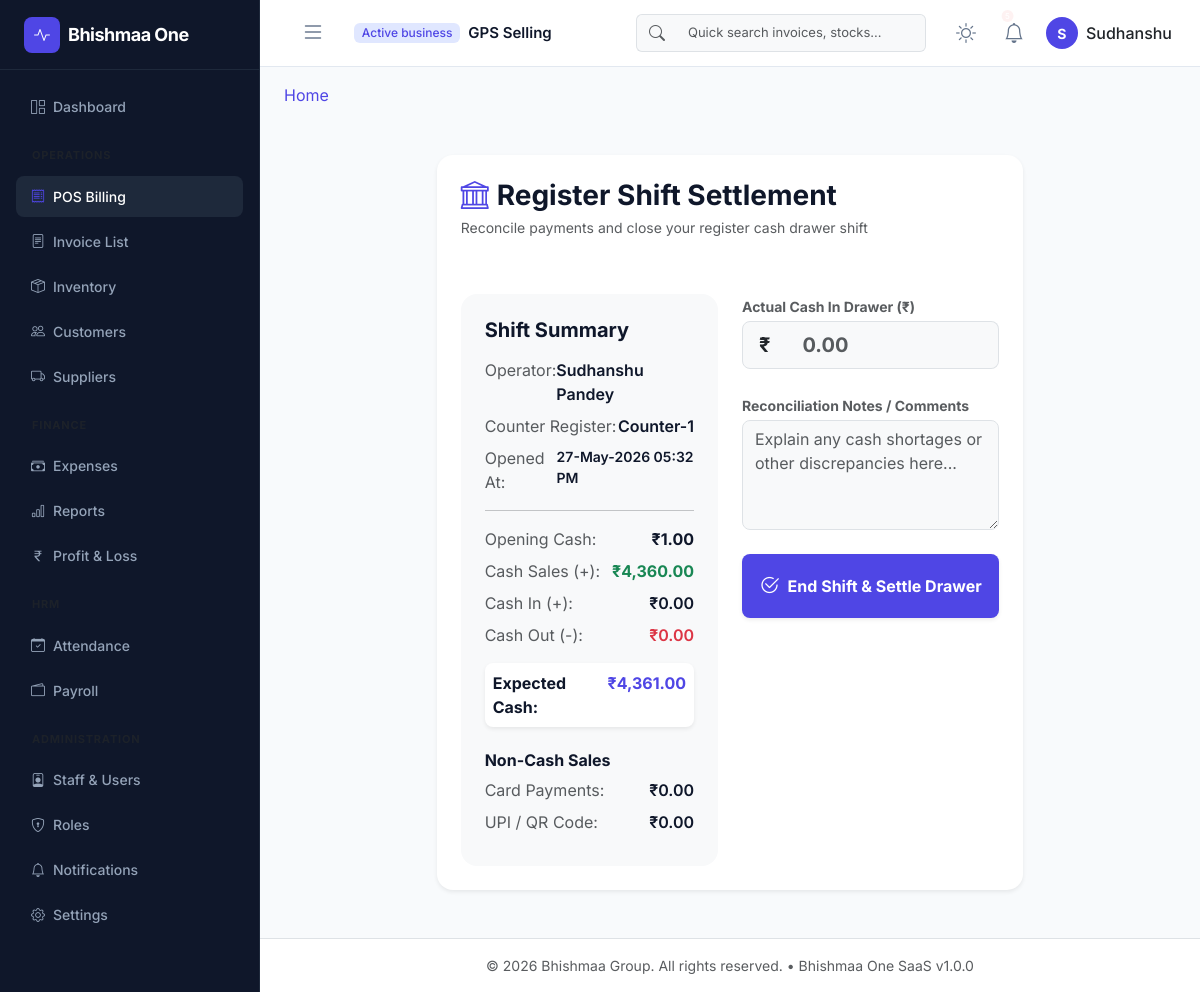
Page /pos/settlement (signed in) on the committed database.
### app/models/core.py (models this page shows, shortened)
class Base(db.Model):
    __abstract__ = True
    id = db.Column(UUIDType, primary_key=True, default=lambda: str(uuid.uuid4()))
    created_at = db.Column(db.DateTime, default=datetime.datetime.utcnow, index=True)
    updated_at = db.Column(db.DateTime, default=datetime.datetime.utcnow, onupdate=datetime.datetime.utcnow)
    is_deleted = db.Column(db.Boolean, default=False, index=True)

class Organization(Base):
    __tablename__ = 'organizations'
    name = db.Column(db.String(150), nullable=False)
    subdomain = db.Column(db.String(50), unique=True, index=True, nullable=False)
    is_active = db.Column(db.Boolean, default=True, index=True)
    plan_name = db.Column(db.String(50), default='Free')
    users = db.relationship('User', back_populates='organization', lazy=True)

class User(UserMixin, Base):
    __tablename__ = 'users'
    username = db.Column(db.String(80), unique=True, index=True, nullable=False)
    email = db.Column(db.String(120), unique=True, index=True, nullable=False)
    password_hash = db.Column(db.String(128), nullable=False)
    first_name = db.Column(db.String(50))
    last_name = db.Column(db.String(50))
    is_active = db.Column(db.Boolean, default=True, index=True)
    organization_id = db.Column(UUIDType, db.ForeignKey('organizations.id', ondelete='CASCADE'), nullable=True, index=True)
    branch_id = db.Column(UUIDType, db.ForeignKey('branches.id', ondelete='SET NULL'), nullable=True, index=True)
    organization = db.relationship('Organization', back_populates='users')
    branch = db.relationship('Branch', backref=db.backref('users', lazy=True))
    roles = db.relationship('Role', secondary=user_roles, back_populates='users', lazy='joined')
    def has_permission(self, perm_name):
        for role in self.roles:
            if any(perm.name == perm_name for perm in role.permissions):
                return True
        return False

### app/models/pos.py (models this page shows, shortened)
class CashRegisterSession(TenantBase):
    __tablename__ = 'cash_register_sessions'
    user_id = db.Column(
        UUIDType,
        db.ForeignKey('users.id', ondelete='CASCADE'),
        nullable=False,
        index=True
    )
    counter_number = db.Column(db.String(50), nullable=False)
    opened_at = db.Column(db.DateTime, default=datetime.utcnow, nullable=False, index=True)
    closed_at = db.Column(db.DateTime, nullable=True, index=True)
    opening_balance = db.Column(db.Numeric(10, 2), default=0.0, nullable=False)
    closing_balance = db.Column(db.Numeric(10, 2), nullable=True)
    total_cash_sales = db.Column(db.Numeric(10, 2), default=0.0, nullable=False)
    total_card_sales = db.Column(db.Numeric(10, 2), default=0.0, nullable=False)
    total_upi_sales = db.Column(db.Numeric(10, 2), default=0.0, nullable=False)
    cash_in = db.Column(db.Numeric(10, 2), default=0.0, nullable=False)
    cash_out = db.Column(db.Numeric(10, 2), default=0.0, nullable=False)
    real_cash_collected = db.Column(db.Numeric(10, 2), nullable=True)
    status = db.Column(db.String(20), default='Open', nullable=False, index=True)  # 'Open', 'Closed'
    notes = db.Column(db.Text, nullable=True)
    user = db.relationship('User', backref=db.backref('cash_register_sessions', lazy='dynamic'))
    branch = db.relationship('Branch', backref=db.backref('cash_register_sessions', lazy='dynamic'))

### app/blueprints/pos/routes.py (the view, shortened to what this page needs)
@pos_bp.route('/settlement', methods=['GET', 'POST'])
@login_required
def settlement():
    branch_id = current_user.branch_id
    if not branch_id:
        return redirect(url_for('pos.open_session'))
    active_session = get_active_register_session(current_user.id, branch_id)
    if not active_session:
        flash("No active register session found to close.", "warning")
        return redirect(url_for('pos.open_session'))
    cash_sales = Decimal('0.00')
    card_sales = Decimal('0.00')
    upi_sales = Decimal('0.00')
    for invoice in active_session.invoices:
        if invoice.is_deleted:
            continue
        amt = Decimal(str(invoice.amount_paid or 0.0))
        if invoice.payment_mode == 'Cash':
            cash_sales += amt
        elif invoice.payment_mode == 'Card':
            card_sales += amt
        elif invoice.payment_mode == 'UPI':
            upi_sales += amt
    expected_cash = Decimal(str(active_session.opening_balance)) + cash_sales + Decimal(str(active_session.cash_in)) - Decimal(str(active_session.cash_out))
    form = CloseSessionForm()
    return render_template(
        'pos/settlement.html',
        form=form,
        register_session=active_session,
        cash_sales=cash_sales,
        card_sales=card_sales,
        upi_sales=upi_sales,
        expected_cash=expected_cash
    )

### app/blueprints/pos/templates/pos/settlement.html (shortened to what this page needs)
{% extends "layouts/base.html" %}
{% block content %}
<div class="row justify-content-center mt-4">
    <div class="col-lg-8">
        <div class="card border-0 shadow-sm rounded-4 mb-4">
            <div class="card-header bg-transparent border-0 px-4 pt-4">
                <h3 class="fw-bold text-main mb-1"><i class="bi bi-bank me-2 text-indigo"></i>Register Shift Settlement</h3>
                <p class="text-muted small mb-0">Reconcile payments and close your register cash drawer shift</p>
            </div>
            <div class="card-body px-4 pb-4">
                <div class="row g-4 mt-2">
                    <div class="col-md-6">
                        <div class="bg-light rounded-4 p-4 h-100">
                            <h5 class="fw-bold mb-3 text-main">Shift Summary</h5>
                            <div class="d-flex justify-content-between mb-2">
                                <span class="text-muted">Operator:</span>
                                <span class="fw-semibold text-main">{{ current_user.first_name }} {{ current_user.last_name }}</span>
                            </div>
                            <div class="d-flex justify-content-between mb-2">
                                <span class="text-muted">Counter Register:</span>
                                <span class="fw-semibold text-main">{{ register_session.counter_number }}</span>
                            </div>
                            <div class="d-flex justify-content-between mb-3">
                                <span class="text-muted">Opened At:</span>
                                <span class="fw-semibold text-main small">{{ register_session.opened_at.strftime('%d-%b-%Y %I:%M %p') }}</span>
                            </div>
                            <hr class="border-dashed my-3">
                            <div class="d-flex justify-content-between mb-2">
                                <span class="text-muted">Opening Cash:</span>
                                <span class="fw-bold text-main">₹{{ "{:,.2f}".format(register_session.opening_balance) }}</span>
                            </div>
                            <div class="d-flex justify-content-between mb-2">
                                <span class="text-muted">Cash Sales (+):</span>
                                <span class="fw-bold text-success">₹{{ "{:,.2f}".format(cash_sales) }}</span>
                            </div>
                            <div class="d-flex justify-content-between mb-2">
                                <span class="text-muted">Cash In (+):</span>
                                <span class="fw-semibold text-main">₹{{ "{:,.2f}".format(register_session.cash_in) }}</span>
                            </div>
                            <div class="d-flex justify-content-between mb-3">
                                <span class="text-muted">Cash Out (-):</span>
                                <span class="fw-semibold text-danger">₹{{ "{:,.2f}".format(register_session.cash_out) }}</span>
                            </div>
                            <div class="d-flex justify-content-between p-2 bg-white rounded-3 shadow-sm mb-4">
                                <span class="fw-bold text-main">Expected Cash:</span>
                                <span class="fw-bold text-indigo" id="expectedCashVal" data-val="{{ expected_cash }}">₹{{ "{:,.2f}".format(expected_cash) }}</span>
                            </div>
                            <h6 class="fw-bold text-main mt-4 mb-2">Non-Cash Sales</h6>
                            <div class="d-flex justify-content-between mb-2">
                                <span class="text-muted">Card Payments:</span>
                                <span class="fw-semibold text-main">₹{{ "{:,.2f}".format(card_sales) }}</span>
                            </div>
                            <div class="d-flex justify-content-between mb-2">
                                <span class="text-muted">UPI / QR Code:</span>
                                <span class="fw-semibold text-main">₹{{ "{:,.2f}".format(upi_sales) }}</span>
                            </div>
                        </div>
                    </div>
                    <div class="col-md-6">
                        <form method="POST" action="">
                            <div class="mb-4">
                                <label for="real_cash_collected" class="form-label small fw-bold text-muted mb-1">Actual Cash In Drawer (₹)</label>
                                <div class="input-group input-group-lg">
                                    <span class="input-group-text bg-light fw-bold">₹</span>
                                    {{ form.real_cash_collected(class="form-control bg-light border-start-0 rounded-end-3 fw-bold", placeholder="0.00", type="number", step="0.01", min="0", id="realCashInput") }}
                                </div>
                            </div>
                            <div class="mb-4">
                                <label for="notes" class="form-label small fw-bold text-muted mb-1">Reconciliation Notes / Comments</label>
                                {{ form.notes(class="form-control bg-light rounded-3", rows="4", placeholder="Explain any cash shortages or other discrepancies here...") }}
                            </div>
                            <button type="submit" class="btn btn-indigo w-100 py-3 rounded-3 fw-bold d-flex align-items-center justify-content-center gap-2 shadow-sm">
                                <i class="bi bi-check2-circle fs-5"></i>
                                <span>End Shift & Settle Drawer</span>
                            </button>
                        </form>
                    </div>
                </div>
            </div>
        </div>
    </div>
</div>
{% endblock %}

### app/templates/components/navbar.html (shortened to what this page needs)
<nav class="navbar navbar-expand-lg app-navbar px-3">
    <div class="container-fluid">
        <button class="btn sidebar-toggle-btn me-3" id="sidebarToggle" onclick="toggleSidebar()">
            <i class="bi bi-list fs-4"></i>
        </button>
        <div class="navbar-brand-tenant d-flex align-items-center flex-wrap gap-1">
            <span class="badge bg-indigo-light text-indigo me-1">Active business</span>
            <span class="tenant-name fw-semibold text-truncate me-2" style="max-width: 200px;">
                {{ current_user.organization.name if current_user.organization else 'Bhishmaa One' }}
            </span>
        </div>
        <div class="collapse navbar-collapse justify-content-end" id="navbarContent">
            <form class="d-none d-md-flex navbar-search me-4" role="search">
                <div class="input-group">
                    <span class="input-group-text bg-light border-end-0">
                        <i class="bi bi-search text-muted"></i>
                    </span>
                    <input class="form-control bg-light border-start-0" type="search" placeholder="Quick search invoices, stocks..." aria-label="Search">
                </div>
            </form>
            <div class="d-flex align-items-center gap-3">
                <button class="btn btn-icon theme-toggle-btn" onclick="toggleTheme()" title="Toggle Dark/Light Mode">
                    <i class="bi bi-sun sun-icon fs-5"></i>
                </button>
                <div class="dropdown">
                    <button class="btn btn-icon position-relative" type="button" data-bs-toggle="dropdown" aria-expanded="false">
                        <i class="bi bi-bell fs-5"></i>
                        {% if unread_count > 0 %}
                            <span class="position-absolute top-1 start-75 translate-middle badge rounded-pill bg-danger" style="font-size: 8px; padding: 2px 4px;">{{ unread_count }}</span>
                        {% endif %}
                    </button>
                </div>
                <div class="dropdown">
                    <button class="btn profile-dropdown-btn d-flex align-items-center gap-2" type="button" data-bs-toggle="dropdown" aria-expanded="false">
                        <div class="profile-avatar text-white fw-bold">
                            {{ current_user.first_name[0] if current_user.first_name else 'U' }}
                        </div>
                        <span class="d-none d-lg-inline fw-medium">{{ current_user.first_name }}</span>
                    </button>
                </div>
            </div>
        </div>
    </div>
</nav>

### rows in the picture
Organization: organization "GPS Selling"
User: first_name "S", first_name "Sudhanshu", last_name "Pandey"
CashRegisterSession: counter_number "Counter-1", opened_at "27-May-2026 05:32 PM", opening_balance "1.00", cash_in "0.00", cash_out "0.00"

### other values in the picture
{{ "{:,.2f}".format(cash_sales) }} "4,360.00"
{{ "{:,.2f}".format(expected_cash) }} "4,361.00"
{{ "{:,.2f}".format(card_sales) }} "0.00"
{{ "{:,.2f}".format(upi_sales) }} "0.00"
